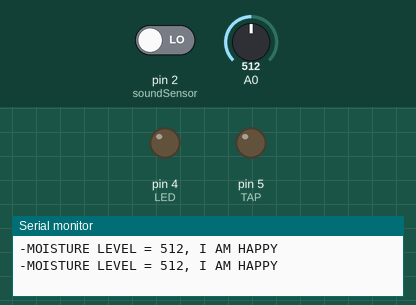
Recording of a sketch running on a simulated Arduino Uno, built with avr-gcc and run on an emulated ATmega328P. Shown: output pins drawn as LEDs (lit = HIGH), the last lines printed to the serial monitor. Dashed ring = blinking. The inputs (shaded band) are chosen by the test bench; at power-on: A0 = 512, pin 2 (soundSensor) LOW.

Above: at 6.3 s.
6.4 s: A0 set to 419
12.5 s: A0 set to 392
At 17.8 s:
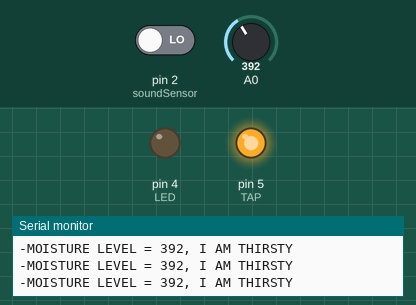
18.6 s: pin 2 (soundSensor) driven HIGH
At 18.8 s:
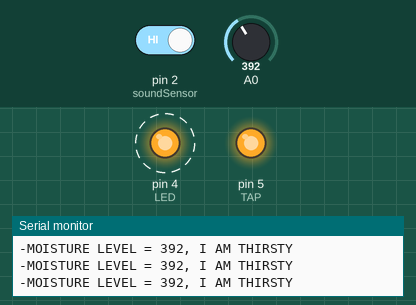
24.7 s: A0 set to 410
At 25.6 s:
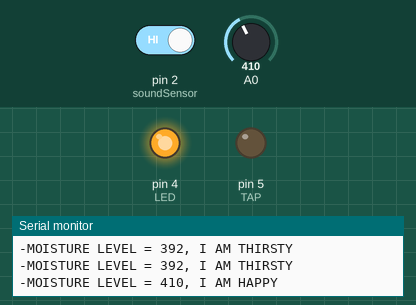
37.2 s: pin 2 (soundSensor) driven LOW
At 38.1 s:
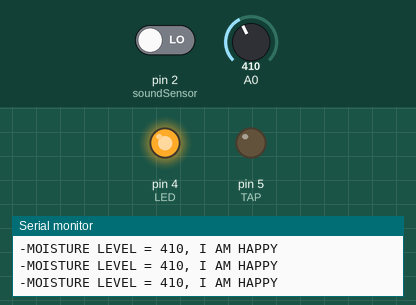
43.3 s: A0 set to 0
At 47.2 s:
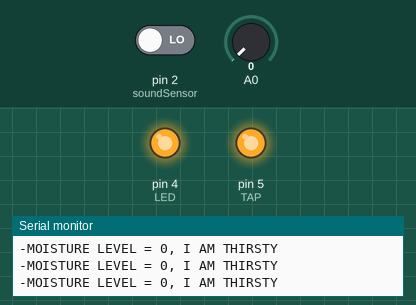
Timing chart, 0 to 48.7 s (numbered marks = the images above; inputs shaded):
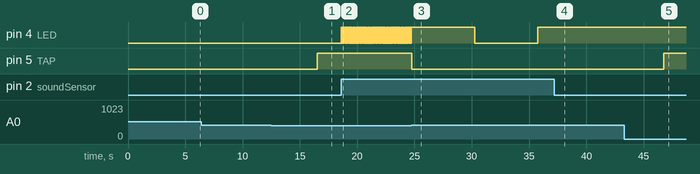

The sketch:

PLANT.ino
```cpp
int sensorvalue = 0;
int soundSensor=2;
int LED=4;
int TAP=5;
boolean LEDStatus=false;

void setup() {
 pinMode(soundSensor,INPUT);
 pinMode(LED,OUTPUT);
 pinMode(TAP, OUTPUT);
 Serial.begin(9600);

}

void loop() {
  int sensorValue = analogRead(A0);
  // print out the value you read:
  if (sensorValue <= 400)
  {
    Serial.print("-MOISTURE LEVEL = ");
    Serial.print(sensorValue);
    Serial.println(", I AM THIRSTY");
    digitalWrite(TAP,HIGH);
  }
  else
  {
    Serial.print("-MOISTURE LEVEL = ");
    Serial.print(sensorValue);
    Serial.println(", I AM HAPPY");
    digitalWrite(TAP,LOW);
    delay(5500);
  }
  //delay(5500);
  int SensorData=digitalRead(soundSensor);
  if(SensorData==1){

    if(LEDStatus==false){
        LEDStatus=true;
        digitalWrite(LED,HIGH);
    }
    else{
        LEDStatus=false;
        digitalWrite(LED,LOW);
    }
  }
 }
```

Measured:
- the behaviour switches between 401 and 400 on A0 (found by bisection; images 0 and 1)
- after the input at 12.5 s, pin 5 (TAP): LOW → HIGH after 4.0 s
- after the input at 18.6 s, pin 4 (LED): alternates HIGH for 0.04 s and LOW for 0.04 s, starting at once
- after the input at 24.7 s, pin 5 (TAP): HIGH → LOW at once
- after the input at 37.2 s, pin 4 (LED): stays HIGH (without the input it goes to LOW after 4.0 s)
- after the input at 43.3 s, pin 5 (TAP): LOW → HIGH after 3.4 s
